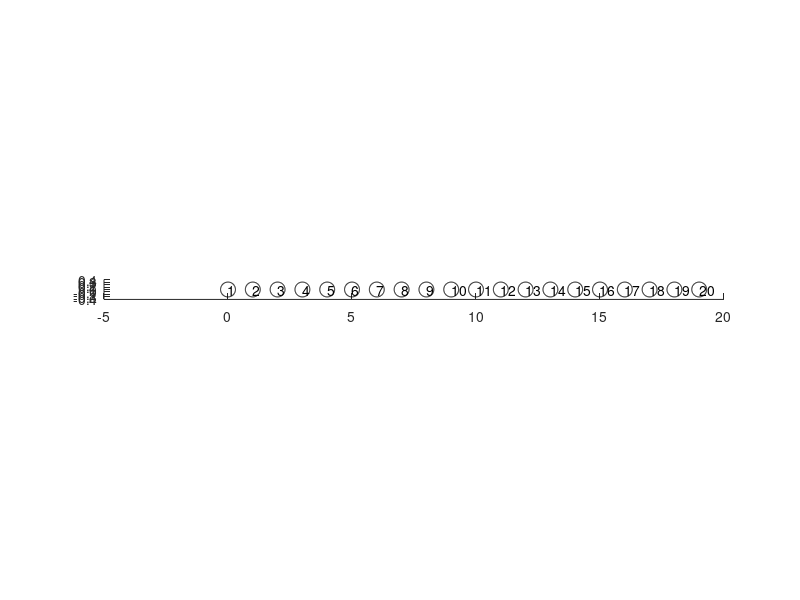

Write MATLAB code to recreate this figure. (Note: this script raises an error after producing the figure.)
%
%
% 
%%%%%%%%%%%%%%%%%%%%%%%%%%%%%%%%%%%%
%
%
%%%%%%%%%%%%%%%%%%%%%%%%%%%%%%%%%%%%
% clear all
%% Define parameters
%%% Geometry
% Define the length of the unit cell
N = 20;
cx = [0:1:N-1]';
cy = zeros(N,1);
cz = zeros(N,1);
c = [cx cy cz];

R = 0.3*ones(N,1)';
%%% Plot the geometry
figure, hold on
t = linspace(0,2*pi);
for n = 1:N
    plot(c(n,1)+R(n)*cos(t), c(n,2)+R(n)*sin(t),'k')  
    text(c(n,1),c(n,2),num2str(n))
end
daspect([1 1 1])
hold off
close 

vol = 4*pi*R.^3/3;
k0 = 0.0000001;
delta = 10^(-5);
v2 = ones(1,N);
N_multi = 3;
%%% Compute the static capacitance matrix
% Maximum order for multipole expansion (n = 0, 1, ..., N_multi)
% If we use higher order, then accuracy improves. Usually 0 is sufficiently large.
gamma_skin = 1;

matC_static = MakeC_mn(R,c,k0,N_multi);
GCM_static = diag(delta.*v2./vol)*matC_static;

%%% Compute eigenmodes
[evec_static,eval_static] = eig(GCM_static);
[resonances_static,I] = sort(sqrt(diag(eval_static)),'ComparisonMethod','real');
modes_static = evec_static(:,I);


% compute the normalization factor
fun = @(theta,phi,r) exp(gamma_skin*r*sin(theta)*cos(phi))*r^2*sin(theta);
int_A = int_trapez_3(fun,200,0,pi,0,2*pi,0,R(1));
A_norm = exp(gamma_skin*cx)*int_A;

%%% Compute the skin capacitance matrix using Multipole

matC_skin = MakeCmn_skin(gamma_skin,R,c,k0,N_multi);

%%% Plot the matrix entry to verify Lemma 5.5
GCM_skin = diag(delta.*v2./A_norm')*matC_skin;

% figure
% hold on
% for i = 1:N
%     for j =1:N
%         scatter((abs(i-j)),abs(GCM_skin(i,j)),'*','black')
%     end
% end
set(gca,'xscale','log')
set(gca,'yscale','log')
xlabel('Distance between the indices $|i-j|$','interpreter','latex')
ylabel('Value of the coefficients $|C_{ij}|$','interpreter','latex')
set(gca,'ticklabelinterpreter','latex')
set(gca, 'FontSize',23)

%% compute winding number


f = symbol(GCM_skin,10);
thetas = linspace(0,2*pi,100);
fs = [];
for theta = thetas
    fs = [fs f(exp(1i*theta))];
%     scatter(real(fs),imag(fs),[],linspace(0,2*pi,length(fs)))
end
ev = eig(GCM_skin);

% figure
% 
% hold on
% H = arrowPlot(real(fs), imag(fs), 'number', 10,'color','k');
% hold on
% plot(real(eig(GCM_skin)),imag(eig(GCM_skin)),'*','Color','k')
plot(real(ev(1)),imag(ev(1)),'*','Color','r')
xlabel('Real part','FontSize',18,'Interpreter','latex')
ylabel('Imaginary part','FontSize',18,'Interpreter','latex')
set(gca,'TickLabelInterpreter','latex','FontSize',23)

GCM_k = zeros(N);
k = 1;
for i = -k:k
    GCM_k = GCM_k + diag(diag(GCM_skin,i),i);
end


%%% Compute eigenmodes
[evec_skin,eval_skin,eigen_left] = eig(GCM_k);
[evec_skin2,eval_skin2,eigen_left2] = eig(GCM_skin);

[resonances_skin,I] = sort(sqrt(diag(eval_skin)),'ComparisonMethod','real');
[resonances_skin,I2] = sort(sqrt(diag(eval_skin2)),'ComparisonMethod','real');

modes_skin = evec_skin(:,I);
modes_skin2 = evec_skin2(:,I2);

eval_skin = eval_skin(:,I);
eval_skin2 = eval_skin(:,I2);

% figure
% for j = 1:20
%     subplot(ceil(20/5),5,j)
%     hold on
%     plot(1:N,real(modes_skin(:,j)),'b','LineWidth',0.25)
%     plot(1:N,real(modes_skin2(:,j)),'k','LineWidth',0.25)
%     set(gca,'TickLabelInterpreter','latex','FontSize',10)
%     if j == 18
%         xlabel('Position of the resonators')
%     end
% end
% % 

% prediction of the mathematical model 
% modes_math = zeros(N,N);
% for k = 1:N
%     for i = 1:N
%     modes_math(i,k) = (GCM_skin(2,1)/GCM_skin(1,2))^(i/2)*sin(i*k*pi/(N+1));
%     end
%     modes_math(:,k) = modes_math(:,k)/norm(modes_math(:,k));
% end



figure
hold on
%         plot(cx,mean(abs(modes_math),2),'k','linewidth',3)
%         plot(cx,mean(abs(modes_skin),2),'g','linewidth',3)
for j = 1:12
subplot(3,4,j)

    %     plot(1:N,real(modes_skin(:,j)),'b')
plot(cx,real(modes_skin2(:,j)))

end
% plot(cx,mean(abs(modes_skin2),2),'r','linewidth',3)
% plot(cx,real(modes_skin2(:,1)),'color', 'r')

xlabel('Position of the resonators','FontSize',25)
ylabel('')
set(gca,'TickLabelInterpreter','latex','FontSize',25)



